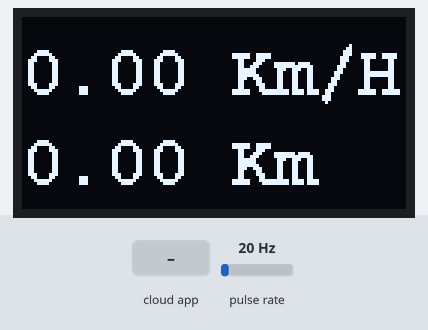
Bench run of a program on a simulated ESP32. Shown: 128×64 one-colour display. Wiring (inferred from the names in the program): pulse sensor: data GPIO 2. Inputs (shaded band) come from the test bench; at power-on: pulse rate 20 Hz. WiFi joins after 1.5 s; servers stay silent unless stated; the Firebase database answers and starts empty; what the program prints to the serial monitor is not drawn.

Above: at 8.3 s.
8.4 s: the phone or cloud app sets diameter to 25
At 9.9 s:
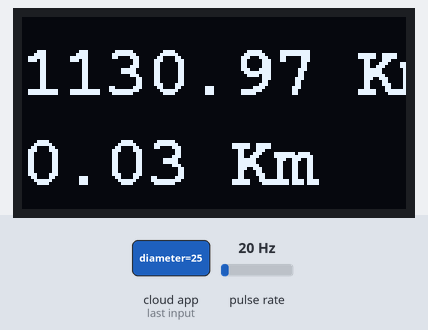
12.2 s: pulse rate (sensor on GPIO 2) set to 4 Hz
At 13.8 s:
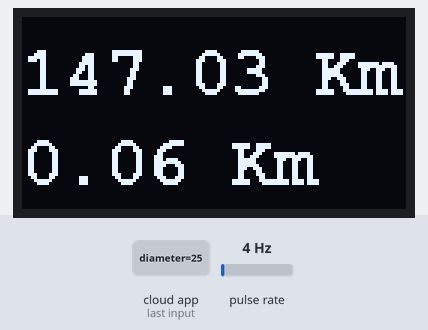
16.0 s: the phone or cloud app sets diameter to 50
At 17.5 s:
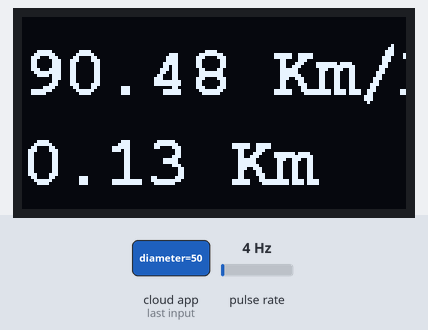
17.8 s: pulse rate (sensor on GPIO 2) set to 50 Hz
At 21.0 s:
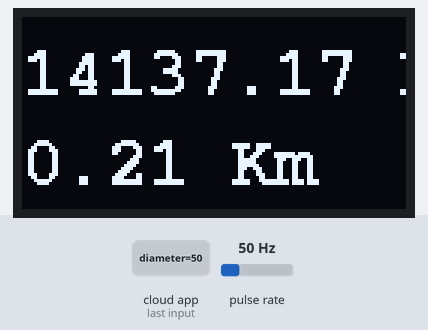
21.6 s: pulse rate (sensor on GPIO 2) set to 100 Hz
At 24.2 s:
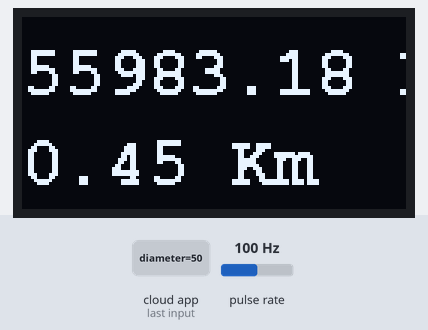
Timing chart, 0 to 25.7 s (numbered marks = the images above; inputs shaded):
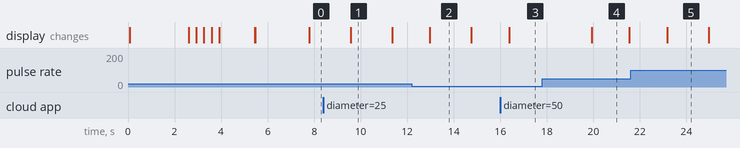

Measured:
- after the input at 8.4 s, the display: changes after 1.2 s (image 1)
- after the input at 16.0 s, the display: changes after 0.37 s (image 3)
- what the display in image 1 shows lasts 1.7 s, from 9.6 s to 11.3 s
- what the display in image 4 shows lasts 1.7 s, from 19.9 s to 21.6 s

The program:

main.cpp
```cpp
#include <Arduino.h>
#include <stdbool.h>

// FIREBASE
#include <WiFi.h>
#include <Firebase_ESP_Client.h>
#include <WiFi.h>
#include <Firebase_ESP_Client.h>
// Provide the token generation process info.
#include "addons/TokenHelper.h"
// Provide the RTDB payload printing info and other helper functions.
#include "addons/RTDBHelper.h"

// OLED Display
#include <Wire.h>
#include <Adafruit_GFX.h>
#include <Adafruit_SSD1306.h>
#include <Fonts/FreeMonoBold12pt7b.h> // Add a custom font.
Adafruit_SSD1306 display(128, 64);

#define HALL 2
#define LED LED_BUILTIN
#define DATABASE_URL "myurl"
#define API_KEY "myapi"

// Insert your network credentials
#define WIFI_SSID "mywifi"
#define WIFI_PASSWORD "mypass"

void interruptFunction();
void startCycling();
void timeCount();
void firebaseSetInt(String, int);
void firebaseSetFloat(String, float);
void firebaseSetString(String, String);
float firebaseGetFloat(String);

// FIREBASE
// Define Firebase Data object
FirebaseData fbdo;

FirebaseAuth auth;
FirebaseConfig config;

unsigned long sendDataPrevMillis = 0;
unsigned long sendDataPrevMillis1 = 0;
unsigned long sendDataPrevMillis2 = 0;
unsigned long sendDataPrevMillis3 = 0;
int count = 0;
bool signupOK = false;

String rpmTestDirectory = String("test/rpm");
String speedFirebaseDirectory = String("realtimeData/speed");
String distanceFirebaseDirectory = String("realtimeData/distance");
String averageSpeedFirebaseDirectory = String("realtimeData/averageSpeed");
String maxSpeedFirebaseDirectory = String("realtimeData/maxSpeed");
String timeFirebaseDirectory = String("realtimeData/elapsedTime");
String diameterFirebaseDirectory = String("realtimeData/diameter");
String diameterDumpFirebaseDirectory = String("realtimeData/diameterDump");

String diameterStringValue = "";
char diameterToChar[10];
// OLED variables
const unsigned char arduino_icon[] PROGMEM = {
    // 'cyclopps', 128x64px
    0x01, 0x80, 0x00, 0x00, 0x00, 0xc0, 0x00, 0x00, 0x07, 0xe0, 0x00, 0x00, 0x00, 0x00, 0x00, 0xc0,
    0x0f, 0xf0, 0x60, 0x06, 0x07, 0xf8, 0x18, 0x00, 0x1f, 0xf8, 0x1f, 0xfc, 0x1f, 0xfc, 0x07, 0xf8,
    0x3e, 0x78, 0x70, 0x0e, 0x0f, 0x1c, 0x18, 0x00, 0x70, 0x1c, 0x1f, 0xfe, 0x1f, 0xfe, 0x0f, 0x3c,
    0x30, 0x1c, 0x38, 0x1c, 0x1c, 0x0e, 0x18, 0x00, 0xe0, 0x06, 0x1c, 0x07, 0x1c, 0x07, 0x1c, 0x0e,
    0x70, 0x0e, 0x18, 0x18, 0x38, 0x07, 0x18, 0x00, 0xc0, 0x03, 0x1c, 0x03, 0x1c, 0x03, 0x18, 0x06,
    0x60, 0x0e, 0x1c, 0x38, 0x30, 0x03, 0x18, 0x01, 0x80, 0x03, 0x1c, 0x03, 0x1c, 0x03, 0x18, 0x06,
    0xe0, 0x00, 0x0e, 0x70, 0x70, 0x00, 0x18, 0x01, 0x00, 0x81, 0x9c, 0x03, 0x1c, 0x03, 0x1c, 0x00,
    0xc0, 0x00, 0x06, 0x60, 0x70, 0x00, 0x18, 0x01, 0x03, 0xc1, 0x9c, 0x03, 0x1c, 0x07, 0x0f, 0x00,
    0xc0, 0x00, 0x07, 0xc0, 0x70, 0x00, 0x18, 0x03, 0x07, 0xc0, 0x9c, 0x0f, 0x1c, 0x0f, 0x07, 0xf0,
    0xc0, 0x00, 0x03, 0xc0, 0x70, 0x00, 0x18, 0x03, 0x07, 0xc0, 0x9f, 0xfe, 0x1f, 0xfe, 0x01, 0xfc,
    0xc0, 0x00, 0x01, 0x80, 0x70, 0x00, 0x18, 0x03, 0x0f, 0xe0, 0x9f, 0xf8, 0x1f, 0xf8, 0x00, 0x1e,
    0xe0, 0x00, 0x01, 0x80, 0x70, 0x00, 0x18, 0x01, 0x07, 0xc1, 0x9c, 0x00, 0x1c, 0x00, 0x00, 0x07,
    0xe0, 0x06, 0x01, 0x80, 0x30, 0x03, 0x18, 0x01, 0x00, 0x81, 0x9c, 0x00, 0x1c, 0x00, 0x18, 0x03,
    0x60, 0x0e, 0x01, 0x80, 0x30, 0x07, 0x18, 0x01, 0x80, 0x01, 0x1c, 0x00, 0x1c, 0x00, 0x18, 0x03,
    0x70, 0x0c, 0x01, 0x80, 0x38, 0x06, 0x18, 0x00, 0x80, 0x03, 0x1c, 0x00, 0x1c, 0x00, 0x18, 0x03,
    0x38, 0x1c, 0x01, 0x80, 0x1c, 0x0e, 0x18, 0x00, 0xe0, 0x86, 0x1c, 0x00, 0x1c, 0x00, 0x1e, 0x06,
    0x1f, 0xf8, 0x01, 0x80, 0x0f, 0xfc, 0x1f, 0xf8, 0x70, 0x1c, 0x1c, 0x00, 0x1c, 0x00, 0x0f, 0xfc,
    0x0f, 0xe0, 0x01, 0x80, 0x03, 0xf0, 0x1f, 0xf8, 0x3e, 0xf8, 0x1c, 0x00, 0x18, 0x00, 0x03, 0xf8,
    0x00, 0x00, 0x00, 0x00, 0x00, 0x00, 0x00, 0x00, 0x0f, 0xe0, 0x00, 0x00, 0x00, 0x00, 0x00, 0x00,
    0x00, 0x00, 0x00, 0x00, 0x00, 0x00, 0x00, 0x00, 0x00, 0x00, 0x00, 0x00, 0x00, 0x00, 0x00, 0x00,
    0x00, 0x00, 0x00, 0x00, 0x00, 0x00, 0x00, 0x00, 0x00, 0x00, 0x00, 0x00, 0x00, 0x00, 0x00, 0x00,
    0x00, 0x00, 0x00, 0x00, 0x00, 0x00, 0x00, 0x00, 0x00, 0x00, 0x00, 0x00, 0x00, 0x00, 0x00, 0x00,
    0x00, 0x00, 0x00, 0x00, 0x00, 0x00, 0x00, 0x00, 0x00, 0x00, 0x00, 0x00, 0x00, 0x00, 0x00, 0x00,
    0x00, 0x00, 0x00, 0x00, 0x00, 0x00, 0x00, 0x00, 0x00, 0x00, 0x00, 0x00, 0x00, 0x00, 0x00, 0x00,
    0x00, 0x00, 0x00, 0x00, 0x00, 0x00, 0x00, 0x00, 0x00, 0x00, 0x00, 0x00, 0x00, 0x00, 0x00, 0x00,
    0x00, 0x00, 0x00, 0x00, 0x00, 0x00, 0x00, 0x00, 0x00, 0x00, 0x00, 0x00, 0x00, 0x00, 0x00, 0x00,
    0x00, 0x00, 0x00, 0x00, 0x00, 0x00, 0x00, 0x00, 0x00, 0x00, 0x00, 0x00, 0x00, 0x00, 0x00, 0x00,
    0x00, 0x00, 0x00, 0x00, 0x00, 0x00, 0x00, 0x00, 0x00, 0x00, 0x00, 0x00, 0x00, 0x00, 0x00, 0x00,
    0x00, 0x00, 0x00, 0x00, 0x00, 0x00, 0x00, 0x00, 0x00, 0x00, 0x00, 0x00, 0x00, 0x00, 0x00, 0x00,
    0x00, 0x00, 0x00, 0x00, 0x00, 0x00, 0x00, 0x00, 0x00, 0x00, 0x00, 0x00, 0x00, 0x00, 0x00, 0x00,
    0x00, 0x00, 0x00, 0x00, 0x00, 0x00, 0x00, 0x00, 0x00, 0x00, 0x00, 0x00, 0x00, 0x00, 0x00, 0x00,
    0x00, 0x00, 0x00, 0x00, 0x00, 0x00, 0x00, 0x00, 0x00, 0x00, 0x00, 0x00, 0x00, 0x00, 0x00, 0x00,
    0x00, 0x00, 0x00, 0x00, 0x00, 0x00, 0x00, 0x00, 0x00, 0x00, 0x00, 0x00, 0x00, 0x00, 0x00, 0x00,
    0x00, 0x00, 0x00, 0x00, 0x00, 0x00, 0x00, 0x00, 0x00, 0x00, 0x00, 0x00, 0x00, 0x00, 0x00, 0x00,
    0x00, 0x00, 0x00, 0x00, 0x00, 0x00, 0x00, 0x00, 0x00, 0x00, 0x00, 0x00, 0x00, 0x00, 0x00, 0x00,
    0x00, 0x00, 0x00, 0x00, 0x00, 0x00, 0x00, 0x00, 0x00, 0x00, 0x00, 0x00, 0x00, 0x00, 0x00, 0x00,
    0x00, 0x00, 0x00, 0x00, 0x00, 0x00, 0x00, 0x00, 0x00, 0x00, 0x00, 0x00, 0x00, 0x00, 0x00, 0x00,
    0x00, 0x00, 0x00, 0x00, 0x00, 0x00, 0x00, 0x00, 0x00, 0x00, 0x00, 0x00, 0x00, 0x00, 0x00, 0x00,
    0x00, 0x00, 0x00, 0x00, 0x00, 0x00, 0x00, 0x00, 0x00, 0x00, 0x00, 0x00, 0x00, 0x00, 0x00, 0x00,
    0x00, 0x00, 0x00, 0x00, 0x00, 0x00, 0x00, 0x00, 0x00, 0x00, 0x00, 0x00, 0x00, 0x00, 0x00, 0x00,
    0x00, 0x00, 0x00, 0x00, 0x00, 0x00, 0x00, 0x00, 0x00, 0x00, 0x00, 0x00, 0x00, 0x00, 0x00, 0x00,
    0x00, 0x00, 0x00, 0x00, 0x00, 0x00, 0x00, 0x00, 0x00, 0x00, 0x00, 0x00, 0x00, 0x00, 0x00, 0x00,
    0x00, 0x00, 0x00, 0x00, 0x00, 0x00, 0x00, 0x00, 0x00, 0x00, 0x00, 0x00, 0x00, 0x00, 0x00, 0x00,
    0x00, 0x00, 0x00, 0x00, 0x00, 0x00, 0x00, 0x00, 0x00, 0x00, 0x00, 0x00, 0x00, 0x00, 0x00, 0x00,
    0x00, 0x00, 0x00, 0x00, 0x00, 0x00, 0x00, 0x00, 0x00, 0x00, 0x00, 0x00, 0x00, 0x00, 0x00, 0x00,
    0x00, 0x00, 0x00, 0x00, 0x00, 0x00, 0x00, 0x00, 0x00, 0x00, 0x00, 0x00, 0x00, 0x00, 0x00, 0x00,
    0x00, 0x00, 0x00, 0x00, 0x00, 0x00, 0x00, 0x00, 0x00, 0x00, 0x00, 0x00, 0x00, 0x00, 0x00, 0x00,
    0x00, 0x00, 0x00, 0x00, 0x00, 0x00, 0x00, 0x00, 0x00, 0x00, 0x00, 0x00, 0x00, 0x00, 0x00, 0x00,
    0x00, 0x00, 0x00, 0x00, 0x00, 0x00, 0x00, 0x00, 0x00, 0x00, 0x00, 0x00, 0x00, 0x00, 0x00, 0x00,
    0x00, 0x00, 0x00, 0x00, 0x00, 0x00, 0x00, 0x00, 0x00, 0x00, 0x00, 0x00, 0x00, 0x00, 0x00, 0x00,
    0x00, 0x00, 0x00, 0x00, 0x00, 0x00, 0x00, 0x00, 0x00, 0x00, 0x00, 0x00, 0x00, 0x00, 0x00, 0x00,
    0x00, 0x00, 0x00, 0x00, 0x00, 0x00, 0x00, 0x00, 0x00, 0x00, 0x00, 0x00, 0x00, 0x00, 0x00, 0x00,
    0x00, 0x00, 0x00, 0x00, 0x00, 0x00, 0x00, 0x00, 0x00, 0x00, 0x00, 0x00, 0x00, 0x00, 0x00, 0x00,
    0x00, 0x00, 0x00, 0x00, 0x00, 0x00, 0x00, 0x00, 0x00, 0x00, 0x00, 0x00, 0x00, 0x00, 0x00, 0x00,
    0x00, 0x00, 0x00, 0x00, 0x00, 0x00, 0x00, 0x00, 0x00, 0x00, 0x00, 0x00, 0x00, 0x00, 0x00, 0x00,
    0x00, 0x00, 0x00, 0x00, 0x00, 0x00, 0x00, 0x00, 0x00, 0x00, 0x00, 0x00, 0x00, 0x00, 0x00, 0x00,
    0x00, 0x00, 0x00, 0x00, 0x00, 0x00, 0x00, 0x00, 0x00, 0x00, 0x00, 0x00, 0x00, 0x00, 0x00, 0x00,
    0x00, 0x00, 0x00, 0x00, 0x00, 0x00, 0x00, 0x00, 0x00, 0x00, 0x00, 0x00, 0x00, 0x00, 0x00, 0x00,
    0x00, 0x00, 0x00, 0x00, 0x00, 0x00, 0x00, 0x00, 0x00, 0x00, 0x00, 0x00, 0x00, 0x00, 0x00, 0x00,
    0x00, 0x00, 0x00, 0x00, 0x00, 0x00, 0x00, 0x00, 0x00, 0x00, 0x00, 0x00, 0x00, 0x00, 0x00, 0x00,
    0x00, 0x00, 0x00, 0x00, 0x00, 0x00, 0x00, 0x00, 0x00, 0x00, 0x00, 0x00, 0x00, 0x00, 0x00, 0x00,
    0x00, 0x00, 0x00, 0x00, 0x00, 0x00, 0x00, 0x00, 0x00, 0x00, 0x00, 0x00, 0x00, 0x00, 0x00, 0x00,
    0x00, 0x00, 0x00, 0x00, 0x00, 0x00, 0x00, 0x00, 0x00, 0x00, 0x00, 0x00, 0x00, 0x00, 0x00, 0x00,
    0x00, 0x00, 0x00, 0x00, 0x00, 0x00, 0x00, 0x00, 0x00, 0x00, 0x00, 0x00, 0x00, 0x00, 0x00, 0x00};

// Time Variables
unsigned long endTime = 0;
unsigned long startTime = 0;
unsigned long revolutionStartTime = 0;
unsigned long currentTimeCount = 0;
unsigned long elapsedTime = 0;
int timeSeconds = 0;
int timeMinutes = 0;
int timeHours = 0;
String timeDisplay = "";

// Speed Variables
int revolutions = 0;
int currentRevolution = 0;
int rpm = 0; // max value 32,767 16 bit
float diameter = 0;
float speed = 0;
float averageSpeed = 0;
float maxSpeed = 0;
float wheelCircumference = 0;
double distance = 0;

int resetCounter = 0;

void setup()
{
  Serial.begin(115200);
  pinMode(HALL, INPUT_PULLUP); // set pin to input

  // OLED SETUP
  if (!display.begin(SSD1306_SWITCHCAPVCC, 0x3C))
  { // Address 0x3D for 128x64
    Serial.println(F("SSD1306 allocation failed"));
    for (;;)
      ;
  }

  display.begin(SSD1306_SWITCHCAPVCC, 0x3C); // Initialize display with the I2C address of 0x3C.
  display.clearDisplay();                    // Clear the buffer.
  display.setTextColor(WHITE);               // Set color of the text to white.
  display.setRotation(0);                    // Set orientation. Goes from 0, 1, 2 or 3.
  display.setTextWrap(false);                // By default, long lines of text are set to automatically “wrap” back to the leftmost column.
                                             // To override this behavior (so text will run off the right side of the display - useful for
                                             // scrolling marquee effects), use setTextWrap(false). The normal wrapping behavior is restored
                                             // with setTextWrap(true).
  display.dim(0);
  // display.setCursor(0, 25); // Set brightness (0 is maximum and 1 is a little dim).
  // display.println("~ Welcome to CYCLOPS ~");
  display.drawBitmap(0, 25, arduino_icon, 128, 64, WHITE);
  display.display();
  delay(1500);
  display.clearDisplay();
  delay(1000);

  // WIFI SETUP
  WiFi.begin(WIFI_SSID, WIFI_PASSWORD);
  Serial.print("Connecting to Wi-Fi");
  String connectString = "Connecting";
  display.println(connectString);
  while (WiFi.status() != WL_CONNECTED)
  {
    Serial.print(".");
    if (resetCounter < 3)
    {
      display.clearDisplay();
      display.setCursor(0, 25);
      connectString = connectString + ".";
      display.println(connectString);
      resetCounter++;
    }
    else
    {
      display.clearDisplay();
      display.setCursor(0, 25);
      connectString = "Connecting";
      display.println(connectString);
      resetCounter = 0;
    }

    display.display();
    delay(300);
  }
  delay(700);
  display.clearDisplay();
  delay(500);
  display.setCursor(0, 10);
  display.println("Connected ^_^");

  Serial.println();
  Serial.print("Connected with IP: ");
  Serial.println(WiFi.localIP());
  Serial.println();

  display.display();
  // FIREBASE SETUP
  /* Assign the api key (required) */
  config.api_key = API_KEY;

  /* Assign the RTDB URL (required) */
  config.database_url = DATABASE_URL;

  display.setCursor(0, 25);

  /* Sign up */
  if (Firebase.signUp(&config, &auth, "", ""))
  {
    display.println("Firebase success");
    Serial.println("ok");
    signupOK = true;
  }
  else
  {
    String firebaseErrorMessage = config.signer.signupError.message.c_str();

    Serial.printf("%s\n", firebaseErrorMessage);

    display.println(firebaseErrorMessage);
  }
  display.display();

  /* Assign the callback function for the long runfng token generation task */
  config.token_status_callback = tokenStatusCallback; // see addons/TokenHelper.h

  Firebase.begin(&config, &auth);
  Firebase.reconnectWiFi(true);

  delay(1000);
}

void loop()
{
  revolutions = 0;
  rpm = 0;
  speed = 0;

  startTime = millis();

  attachInterrupt(digitalPinToInterrupt(HALL), interruptFunction, RISING);
  delay(1000);
  detachInterrupt(2);

  diameter = firebaseGetFloat(diameterFirebaseDirectory);
  currentTimeCount = firebaseGetFloat(timeFirebaseDirectory);
  Serial.println(diameter);
  Serial.println(currentTimeCount);

  wheelCircumference = PI * diameter * 0.00001; // CALCULATE THE WHEEL CIRCUMFERENCE

  /* CALCULATE THE NEEDS */
  if (revolutions > 0)
  {
    currentRevolution += revolutions;
    distance = currentRevolution * wheelCircumference; // calculates distance

    rpm = (max(1, revolutions) * 60000) / elapsedTime; // calculates rpm
    speed = wheelCircumference * rpm * 60;             // Calculates speed
    if (maxSpeed < speed)                              // define the max speed
    {
      maxSpeed = speed;
    }
  }
  averageSpeed = distance * 3.6 / currentTimeCount;

  String speedString = speed + String(" Km/H"); // Create a character array of 10 characters
  String disString = distance + String(" Km");  // Create a character array of 10 characters

  // OUPUT to OLED display
  display.clearDisplay();               // Clear the display so we can refresh.
  display.setFont(&FreeMonoBold12pt7b); // Set a custom font.
  display.setTextSize(0);               // Set text size. We are using a custom font so you should always use the text size of 0.
  display.setCursor(0, 25);             // (x,y).
  display.println(speedString);         // Text or value to print.

  // Print variable with right alignment:
  display.setCursor(0, 55);   // (x,y).
  display.println(disString); // Text or value to print.
  display.display();          // Print everything we set previously

  // SEND DATA TO FIREBASE
  if (startTime - sendDataPrevMillis > 500)
  {
    firebaseSetFloat(speedFirebaseDirectory, speed);
    firebaseSetFloat(maxSpeedFirebaseDirectory, maxSpeed);
    sendDataPrevMillis = startTime;
  }

  if (startTime - sendDataPrevMillis2 > 4000)
  {
    firebaseSetFloat(distanceFirebaseDirectory, distance);
    sendDataPrevMillis2 = startTime;
  }

  if (startTime - sendDataPrevMillis3 > 8000)
  {
    firebaseSetFloat(averageSpeedFirebaseDirectory, averageSpeed);
    sendDataPrevMillis3 = startTime;
  }
}

void interruptFunction() // interrupt service routine
{
  revolutions++;
  elapsedTime = millis() - revolutionStartTime;
  revolutionStartTime = millis();
}

void firebaseSetInt(String databaseDirectory, int value)
{
  // Write an Int number on the database path test/int
  if (Firebase.RTDB.setInt(&fbdo, databaseDirectory, value))
  {
    Serial.println("PASSED");
  }
  else
  {
    Serial.println("FAILED");
    Serial.println("REASON: " + fbdo.errorReason());
  }
}

void firebaseSetFloat(String databaseDirectory, float value)
{
  // Write an Int number on the database path test/int
  if (Firebase.RTDB.setFloat(&fbdo, databaseDirectory, value))
  {
    Serial.println("PASSED");
  }
  else
  {
    Serial.println("FAILED");
    Serial.println("REASON: " + fbdo.errorReason());
  }
}

void firebaseSetString(String databaseDirectory, String value)
{
  // Write an Int number on the database path test/int
  if (Firebase.RTDB.setString(&fbdo, databaseDirectory, value))
  {
    Serial.println("PASSED");
  }
  else
  {
    Serial.println("FAILED");
    Serial.println("REASON: " + fbdo.errorReason());
  }
}

float firebaseGetFloat(String databaseDirectory)
{
  if (Firebase.RTDB.getFloat(&fbdo, databaseDirectory))
  {
    float floatValue = fbdo.floatData();
    return floatValue;
  }
  else
  {
    Serial.println(fbdo.errorReason());
    return 0;
  }
}
```
